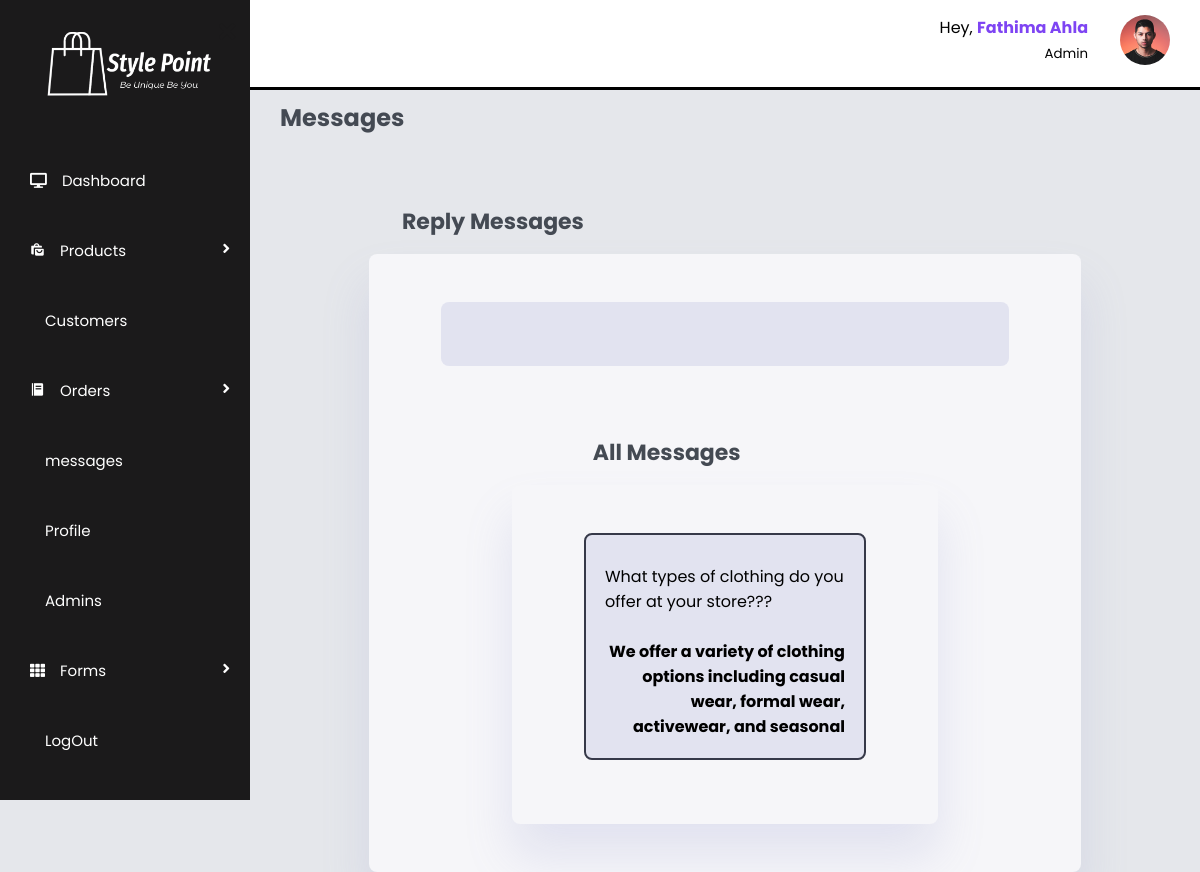
Page /admin/reply_messages.php (signed in) on the earlier database version.
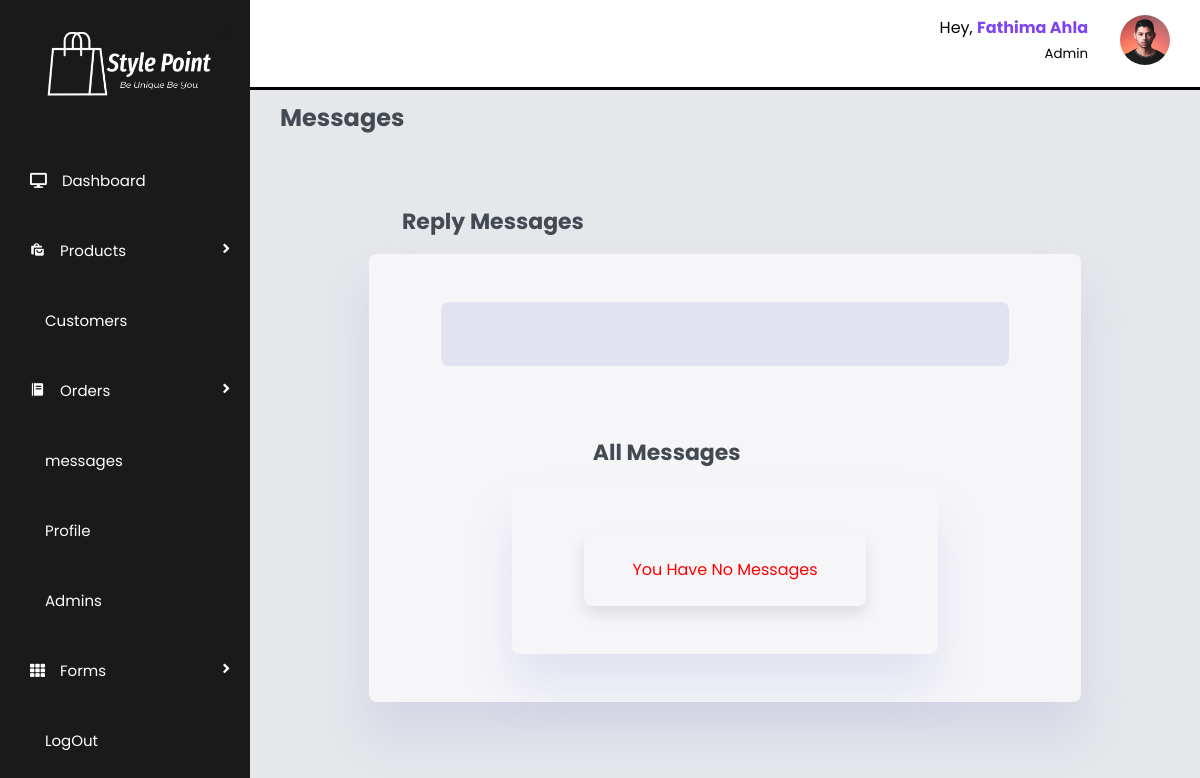
Same page on the later database version.
### tables this page shows
CREATE TABLE `messages` (
  `msg_ID` int(100) NOT NULL,
  `name` varchar(100) NOT NULL,
  `email` varchar(100) NOT NULL,
  `number` int(10) NOT NULL,
  `message` varchar(10000) NOT NULL,
  `send_date` date NOT NULL,
  `reply` varchar(1000) NOT NULL,
  `reply_date` date NOT NULL
);

### admin/reply_messages.php (the view, shortened to what this page needs)
<?php
include '../components/connect.php';
?>
<!DOCTYPE html>
<html lang="en">
    <head>
        <link rel="stylesheet" href="https://cdn.jsdelivr.net/npm/swiper@9/swiper-bundle.min.css"/>
        <link rel="stylesheet" href="../css/admin_style.css">
        <link href="https://cdn.jsdelivr.net/npm/remixicon@3.2.0/fonts/remixicon.css" rel="stylesheet">
        <link href='https://unpkg.com/boxicons@2.1.4/css/boxicons.min.css' rel='stylesheet'>
        <link rel="stylesheet" href="https://cdnjs.cloudflare.com/ajax/libs/font-awesome/5.15.1/css/all.min.css">
    </head>
    <body>
        <?php include '../components/admin_menu.php';?>
            <section id="interface">
                <?php include '../components/admin_nav.php';?>
                    <h3 class="main_heading">Messages</h3>
                    <div class="reply_message">
                        <h3 class="message__heading">Reply Messages</h3>
                        <form method="post">
                            <div class="contact__reply">
                    </div>
                    <div>
                        <h3 class="message__heading">All Messages</h3>
                        <div class="show_msg">
                                <?php
                                    $select_messages = $conn->prepare("SELECT * FROM `messages`");
                                    $select_messages->execute();
                                    if($select_messages->rowCount() > 0){
                                        while($fetch_messages = $select_messages->fetch(PDO::FETCH_ASSOC)){
                                ?>
                            <div class="msg_list">
                                <div class="client_msg">
                                    <div class="msg">
                                        <?= $fetch_messages['message']; ?>
                                    </div>
                                </div>
                                <div class="reply">
                                    <div class="ans">
                                        <b><?= $fetch_messages['reply']; ?></b>
                                    </div>
                                </div>
                            </div>
                            <?php
                                        }
                                    }else{
                                        echo '<p class="empty">you have no messages</p>';
                                    }
                                ?>
                        </div>
                    </div>
            </section>
    </body>
</html>

### components/admin_menu.php (shortened to what this page needs)
<body>
<div class="menu-btn">
</div>
<div class="side-bar">
 <header>
     <div class="close-btn">
         <i class="fas fa-times"></i>
     </div>
     <a href="dashboard.php">
        <img src="../images/admin-logo.png" class="logo" alt="">
      </a>
 </header>
     <div class="menu">
         <div class="item"><a href="dashboard.php"><i class="fas fa-desktop"></i>Dashboard</a></div>
         <div class="item">
             <a class="sub-btn"><i class='bx bxs-shopping-bags'></i>Products<i class="fas fa-angle-right dropdown"></i></a>
         </div>
         <div class="item"><a href="manage_users.php"><i class="ri-user-line"></i></i>Customers</a></div>
         <div class="item">
             <a class="sub-btn"><i class='bx bxs-food-menu'></i>Orders<i class="fas fa-angle-right dropdown"></i></a>
         </div>
         <div class="item"><a href="manage_messages.php"><i class="ri-message-2-line"></i>messages</a></div>
         <div class="item"><a href="admin_profile.php"><i class="ri-profile-line"></i>Profile</a></div>
         <div class="item"><a href="admin_accounts.php"><i class="ri-admin-line"></i>Admins</a></div>
         <div class="item">
             <a class="sub-btn"><i class="fas fa-th"></i>Forms<i class="fas fa-angle-right dropdown"></i></a>
         </div>
         <div class="item"><a href="../components/admin_logout.php"><i class="ri-logout-circle-r-line"></i>LogOut</a></div>
         </div>
     </div>
</body>

### components/admin_nav.php (shortened to what this page needs)
<div class="navigation">
    <div class="top">
        <?php
            $admin_id = $_SESSION['admin_id'];
            $select_profile = $conn->prepare("SELECT * FROM `admin` WHERE admin_ID = ?");
            $select_profile->execute([$admin_id]);
            if($select_profile->rowCount() > 0){
                $fetch_profile = $select_profile->fetch(PDO::FETCH_ASSOC);
        ?>
        <div class="profile">
            <div class="info">
                <p>Hey, <b><?= $fetch_profile['admin_Name']; ?></b></p>
                <small class="text-muted">Admin</small>
            </div>
        </div>
        <div class="profile-photo">
            <img src="../uploaded_img/<?= $fetch_profile['image']; ?>">
        </div>
        <?php
            }
        ?>
    </div>
</div>

### css/admin_style.css (style rules this page uses)
:root { --main-color: hsl(260, 88%, 61%); --color-primary: #7380ec; --color-danger: #ff7782; --color-success: #41f1b6; --color-warning: #ffbb55; --color-white: #fff; --color-info-dark: #7d8da1; --color-info-light: #dce1eb; --color-dark: #363949; --color-light: rgba(132, 139, 200, 0.18); --color-primary-variant: #111e88; --color-dark-variant: #677483; --color-background: #f6f6f9; --card-border-radius: 2rem; --border-radius-1: 0.4rem; --border-radius-2: 0.8rem; --border-radius-3: 1.2rem; --card-padding: 1.8rem; --padding: 1.2rem; --box-shadow: 0 2rem 3rem var(--color-light); --container-color: #fff; --first-color: hsl(var(--hue), 88%, 58%); --title-color: hsl(250, 8%, 15%); --first-color-alt: hsl(var(--hue), 88%, 58%); --small-font-size: 1rem; --h3-font-size: 1.25rem; --font-medium: 500; --mb-1: 1rem; --z-fixed: 100; }
* { margin: 0; padding: 0; box-sizing: border-box; font-family: 'Poppins',sans-serif; }
body { width: 100%; min-height: 100vh; background: #E5E7EB; position: relative; display: flex; background-size: cover; background-position: center; }
.side-bar { background: #1b1a1b; backdrop-filter: blur(15px); width: 250px; height: 100vh; position: fixed; top: 0; left: -250px; overflow-y: auto; transition: 0.6s ease; transition-property: left; }
.side-bar { left: 0; }
.side-bar .menu { width: 100%; margin-top: 30px; }
.side-bar .menu .item { position: relative; cursor: pointer; }
.side-bar .menu .item a { color: #fff; font-size: 15px; text-decoration: none; display: block; padding: 5px 30px; line-height: 60px; }
.side-bar .menu .item i { margin-right: 15px; }
.side-bar .menu .item a .dropdown { position: absolute; right: 0; margin: 20px; transition: 0.3s ease; }
.close-btn { position: absolute; color: #1b1a1b; font-size: 23px; right: 0px; margin: 15px; cursor: pointer; }
.menu-btn { position: absolute; color: rgb(0, 0, 0); font-size: 35px; margin: 25px; cursor: pointer; }
.logo { width: 180px; margin: 25px 15px 8px 40px; }
header { background: #1b1a1b; }
#interface { width: calc(100% - 250px); margin-left: 250px; position: relative; }
#interface .navigation { display: flex; align-items: center; justify-content: space-between; background: #fff; padding: 15px 30px; border-bottom: 3px solid black; position: fixed; width: calc(100% - 250px); }
#interface .navigation .top { display: flex; justify-content: end; gap: 2rem; }
#interface .top .profile { display: flex; gap: 2rem; text-align: right; }
#interface .top .profile .info b { color: var(--main-color); }
#interface .top img { width: 50px; height: auto; border-radius: 50%; }
.empty { border:var(--border); border-radius: .5rem; background-color: var(--color-background); padding:1.5rem; text-align: center; width: 100%; font-size: 1rem; text-transform: capitalize; color: red; box-shadow: 0 .5rem 1rem rgba(0,0,0,.1); }
.main_heading { color: #444a53; padding: 30px 30px 0 30px; font-size: 24px; font-weight: 700; margin-top: 70px; }
.message__heading { color: #444a53; padding: 0 0 1rem 9.5rem; font-size: 22px; font-weight: 700; margin-top: 70px; }
.reply_message form { margin:0 auto; max-width: 75%; background-color: var(--color-background); border-radius: .5rem; box-shadow: var(--box-shadow); padding:3rem 4.5rem 3rem 4.5rem; }
.contact__reply { width: auto; background-color: var(--color-light); border-radius: .5rem; padding: 2rem; }
.show_msg { margin:0 auto; max-width: 75%; background-color: var(--color-background); border-radius: .5rem; box-shadow: var(--box-shadow); padding:3rem 4.5rem 3rem 4.5rem; }
.client_msg { padding-top: .6rem; }
.msg { text-align: left; font-size: 1rem; }
.reply { font-size: 1.2rem; }
.ans { text-align: right; font-size: 1rem; }
.msg_list { padding: 1.2rem; border-radius: .5rem; background-color: var(--color-light); border: 2px solid var(--color-dark); margin-bottom: 1rem; }

Differences in the rows shown:
removed messages: message "What types of clothing do you offer at your store???", reply "We offer a variety of clothing options including casual wear, formal wear, activewear, and seasonal"
Other differences:
text now shown: "You Have No Messages"
